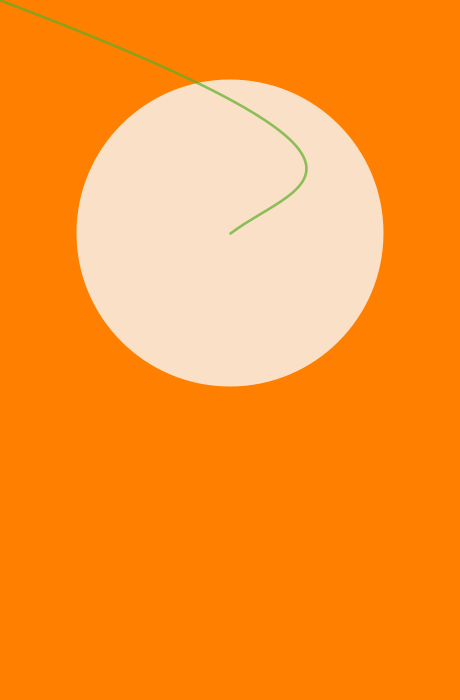
Frame 1 (no input)
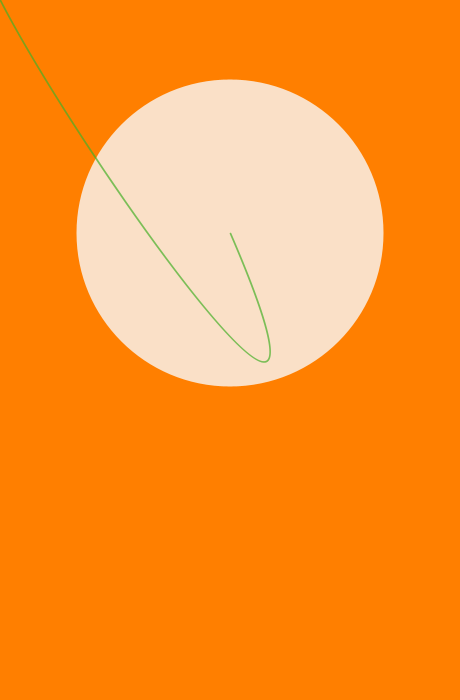
Frame 60 (the mouse pressed at the canvas centre just before this capture)
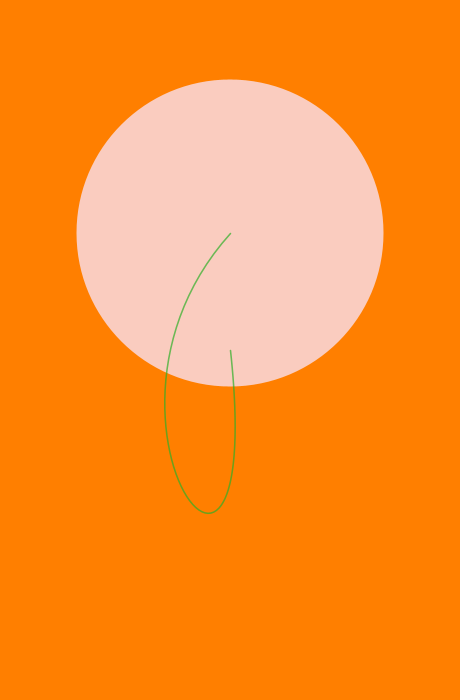
Frame 120 (the mouse held since frame 60 and released just before this capture)

The Processing sketch that drew these frames (run headless with seeded random() and noise(); from frame 60 on, the mouse is pressed at the canvas centre):

// Processing sketch: processing_92074
// ── processing_92074.pde

//for ellipse
float x1, y1;
//for bezier 1
float x2, y2;
float x3, y3;
float x4, y4;
float x5, y5;
//for bezier 2
float x6, y6;
float x7, y7;
//for inner circles
float x8, y8;
float x9, y9;
float Spy1;
float Spy2;
float Spy3;
float C1;
float C2;
float w1;


void setup() {
 size(460, 700);
 colorMode(HSB, 360, 100, 100, 100);
 //background(30, height, height, 70);
 
 x1 = width/2;
 y1 = height/3;
 C1 = 0;
 
 Spy1 = .5;
 
 
}

void draw() {
  background(30, height, height, 70);
  
  //---formas--------------
  
  //central ellipse
  C1 = map(mouseX, 0, width, 0, 20);
  noStroke();
  fill(326, C1, 98, 80);
  ellipse(x1, y1, width-width/3, width-width/3);
  
  //center bezier
  x2 = random(0, width);
  y2 = random(0, height);
  x3 = random(0, width);
  y3 = random(0, height);
  x8 = map(mouseX, 0, 10, 0, 10);
  y8 = map(mouseY, 0, 10, 0, 10);
  w1 = random(1, 2.9); 
  C2 = random(78, 138);
  
  stroke(C2, 78, 69, 70);
  strokeWeight(w1);
  noFill();
  beginShape();
  vertex(x1, y1);
  bezierVertex(x2, y2, x3, y3, x8, y8);
  endShape();
  

  
}
